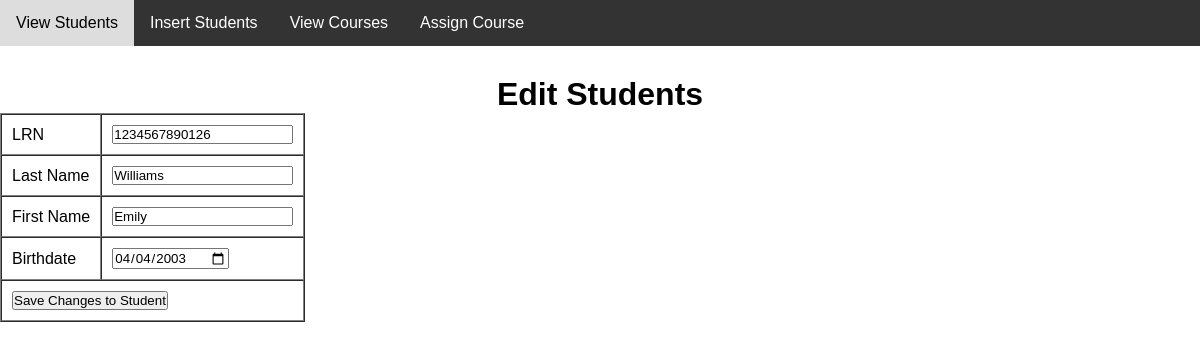
Screenshot of /htdocs/project_IT2/edit_students.php?action=edit&lrn=1234567890126 with the database file from the repository.
### tables this page shows
CREATE TABLE `students` (
  `lrn` bigint(20) NOT NULL,
  `lastname` varchar(40) NOT NULL,
  `firstname` varchar(100) NOT NULL,
  `middlename` varchar(100) DEFAULT NULL,
  `extension_name` varchar(100) DEFAULT NULL,
  `birthdate` date NOT NULL,
  `filepath` varchar(255) DEFAULT NULL,
  `uploaded_on` timestamp NOT NULL DEFAULT CURRENT_TIMESTAMP
);

### htdocs/project_IT2/edit_students.php (the view, shortened to what this page needs)
<body>
<?php
    include("header.php");
    include("menu.php");
?>
<?php
    if (isset($_GET['action']) && isset($_GET['lrn'])) {
        $action = trim($_GET['action']);
        $lrn = trim($_GET['lrn']);
        if($action == 'edit') {
            $sql = mysqli_query($conn,"SELECT * FROM students WHERE lrn = $lrn");
            $student = mysqli_fetch_assoc($sql);
        }
    }
?>
    <h1> Edit Students </h1>
    <form method="post">
        <table border=1 align="center" cellspacing="0" cellpadding="10">
            <tr>
                <td> LRN </td>
                <td> <input type="text" name="lrn" value="<?php echo $student['lrn']; ?>" required> </td>
            </tr>
            <tr>
                <td> Last Name </td>
                <td> <input type="text" name="lastname" value="<?php echo $student['lastname']; ?>" required> </td>
            </tr>
            <tr>
                <td> First Name </td>
                <td> <input type="text" name="firstname" value="<?php echo $student['firstname']; ?>" required> </td>
            </tr>
            <tr>
                <td> Birthdate </td>
                <td> <input type="date" name="birthdate" value="<?php echo $student['birthdate']; ?>" required> </td>
            </tr>
            <tr>
                <td colspan="2">
                    <button type="submit" name="edit_student"> Save Changes to Student </button>
                </td>
            </tr>
    </form>
</body>
</html>

### htdocs/project_IT2/header.php (style rules this page uses)
* { margin: 0; padding: 0; font-family: Arial, sans-serif; }
h1 { margin-top: 30px; text-align: center; }
th, td { padding: 10px; }

### rows the page displays
students: lrn "1234567890126", lastname "Williams", firstname "Emily", birthdate "04/04/2003"
